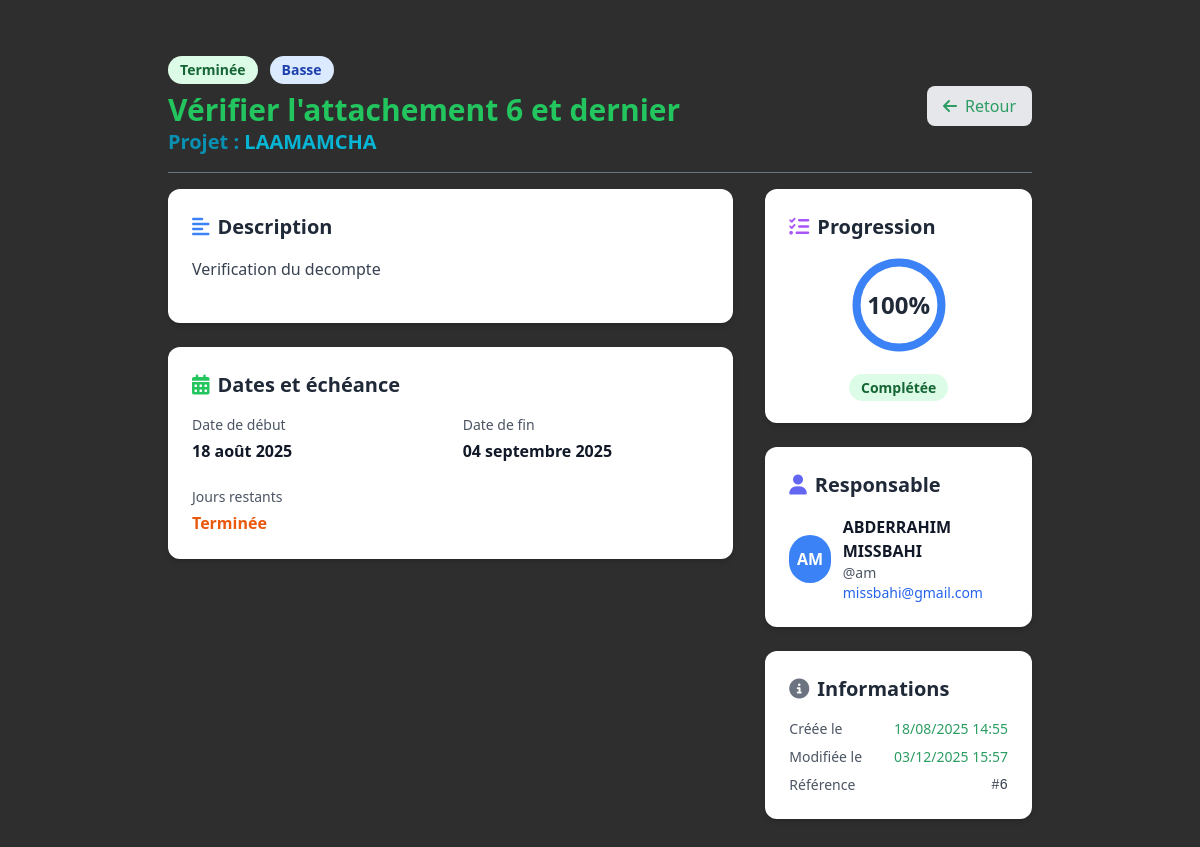
Screenshot of /taches/6/ with the database file from the repository.
### projets/models/projet.py (models this page shows, shortened)
class Tache(models.Model):
    PRIORITE = [
        ('BASSE', 'Basse'),
        ('NORMALE', 'Normale'),
        ('HAUTE', 'Haute'),
        ('URGENTE', 'Urgente'),
    ]
    projet = models.ForeignKey('Projet', on_delete=models.CASCADE)
    titre = models.CharField(max_length=200)
    description = models.TextField()
    date_debut = models.DateField()
    date_fin = models.DateField()
    priorite = models.CharField(max_length=10, choices=PRIORITE, default='NORMALE')
    responsable = models.ForeignKey(User, on_delete=models.SET_NULL, null=True)
    terminee = models.BooleanField(default=False)
    avancement = models.PositiveIntegerField(default=0)
    created_at = models.DateTimeField(auto_now_add=True)
    updated_at = models.DateTimeField(auto_now=True)
    class Meta:
        verbose_name = _("Tâche")
        verbose_name_plural = _("Tâches")
        ordering = ['date_fin']
    @property
    def jours_restants(self):
        if self.date_fin:
            return (self.date_fin - date.today()).days
        return None

class Projet(models.Model):
    TYPE_PROJET = [
        ('VRD', 'Voirie et Réseaux Divers'),
        ('ROUTE', 'Route'),
        ('PONT', 'Pont'),
        ('BATIMENT', 'Bâtiment'),
        ('CONSTRUCTION', 'Construction'),
        ('ASSAINISSEMENT EP', 'Assainissement EP'),
        ('ASSAINISSEMENT EU', 'Assainissement EU'),
        ('ASSAINISSEMENT', 'Assainissement'),
        ('ADDUCTION_EAU_POTABLE', "Adduction d'eau potable"),
        ('EQUIPEMENT', 'Équipement'),
        ('AMENAGEMENT', 'Aménagement'),
        ('GENIE_CIVIL', 'Génie Civil'),
        ('TRAVAUX_PUBLICS', 'Travaux Publics'),
        ('ELECTRICITE', 'Électricité'),
        ('HYDRAULIQUE', 'Hydraulique'),
        ('TELECOMMUNICATION', 'Télécommunication'),
        ('ENVIRONNEMENT', 'Environnement'),
        ('URBANISME', 'Urbanisme'),
        ('ESPACE_PUBLIC', 'Espace Public'),
        ('PLACE_PUBLIQUE', 'Place Publique'),
        ('ESPACE_VERT', 'Espace Vert'),
        ('TERRAINS_SPORTIFS', 'Terrins Sportifs'),
        ('TERRAINS_PROXIMITES', 'Terrains Proximités'),
        ('AUTRE', 'Autre'),
    ]
    class Statut(models.TextChoices):
        APPEL_OFFRE = 'AO', _("Appel d'offre")
        EN_ETUDE = 'ETUDE', _('En étude')
        EN_ATTENTE = 'ATTENTE', _('En attente')
        EN_DEMARRAGE = 'DEM', _('En démarrage')
        EN_COURS = 'COURS', _('En cours')
        EN_ARRET = 'ARRET', _('En arrêt')
        EN_RECEPTION = 'RECEP', _('En réception')
        EN_RECEPTION_PROVISOIRE = 'RECEP_PROV', _('En réception provisoire')
        EN_RECEPTION_DEFINITIVE = 'RECEP_DEF', _('En réception définitive')
        RECEPTION_PROVISOIRE = 'RP', _('Réception provisoire')
        RECEPTION_DEFINITIVE = 'RD', _('Réception définitive')
        CLOTURE = 'CLO', _('Clôturé')
    type_projet = models.CharField(_("Type de projet"), max_length=50, choices=TYPE_PROJET, default='VRD', null=True, blank=True)
    nom = models.CharField(_("Nom du projet"), max_length=50)
    objet = models.TextField(_("Objet du marché"), max_length=200)
    numero = models.CharField(_("Numéro du marché"), max_length=100, unique=True)
    maitre_ouvrage = models.CharField(_("Maître d'ouvrage"), max_length=200)
    localisation = models.CharField(_("Localisation"), max_length=200)
    users = models.ManyToManyField(settings.AUTH_USER_MODEL, verbose_name=_("Utilisateurs"), blank=True, related_name='projets')
    revisable = models.BooleanField(_("Revisable"), default=False, null=True, blank=True)
    montant = models.DecimalField(_("Montant estimé (DH)"), max_digits=12, decimal_places=2, null=True, blank=True)
    montant_soumission = models.DecimalField(_("Montant de la soumission (DH)"), max_digits=12, decimal_places=2, null=True, blank=True)
    statut = models.CharField(_("Statut"), max_length=15, choices=Statut.choices, default=Statut.APPEL_OFFRE)
    date_debut = models.DateField(_("Date de début prévue"), null=True, blank=True)
    delai = models.IntegerField(_("Délai (jours)"), null=True, blank=True, default=0)
    date_creation = models.DateTimeField(_("Date d'enregistrement"), auto_now_add=True)
    avancement = models.DecimalField(_("Avancement (%)"), max_digits=5, decimal_places=2, default=0.0)
    entreprise = models.ForeignKey('Entreprise', on_delete=models.SET_NULL, null=True, blank=True, verbose_name=_("Entreprise adjudicataire"))
    appel_offre = models.OneToOneField('AppelOffre', on_delete=models.SET_NULL, null=True, blank=True, related_name='projet_associe')
    revisable = models.BooleanField(_("Revisable"), null=True, blank=True, default=False)
    epoque_base = models.DateField(_("Epoque de base"), null=True, blank=True)
    a_traiter = models.BooleanField(_("À traiter (appel d'offre)"), null=True, blank=True, default=False)
    en_retard = models.BooleanField(_("En retard"), null=True, blank=True, default=False)
    reception_validee = models.BooleanField(_("Réception validée"), null=True, blank=True, default=False)
    date_reception = models.DateField(_("Date de réception"), null=True, blank=True)
    date_limite_soumission = models.DateField(_("Date limite de soumission"), null=True, blank=True)
    class Meta:
        verbose_name = _("Projet")
        verbose_name_plural = _("Projets")
        ordering = ['-date_creation']

### projets/views/views.py (the view, shortened to what this page needs)
# urls.py: path('taches/<int:pk>/', views.DetailTacheView.as_view(), name='detail_tache'),
class DetailTacheView(DetailView):
    model = Tache
    queryset = Tache.objects.select_related('projet', 'responsable')
    template_name = 'projets/taches/tache_details.html'
    context_object_name = 'tache'  # Important pour le template HTML
    def get_context_data(self, **kwargs):
        context = super().get_context_data(**kwargs)
        context['now'] = timezone.now()
        tache = self.object
        context['priorite_display'] = tache.get_priorite_display()
        context['est_en_retard'] = tache.date_fin and tache.date_fin < timezone.now().date() and not tache.terminee
        return context
    def get(self, request, *args, **kwargs):
        self.object = self.get_object()
        return super().get(request, *args, **kwargs)

### projets/templates/projets/taches/tache_details.html (shortened to what this page needs)
{% extends 'projets/base.html' %}
{% load static %}
{% block content %}
<div class="max-w-4xl mx-auto px-4 py-8">
    <div class="flex flex-col sm:flex-row justify-between items-start sm:items-center gap-4 mb-4 border-gray-500 border-b">
        <div class="flex-1">
            <div class="flex items-center gap-3 mb-2">
                <span class="px-3 py-1 rounded-full text-sm font-semibold
                    {% if tache.terminee %}bg-green-100 text-green-800
                    {% elif tache.jours_restants < 0 %}bg-red-100 text-red-800
                    {% elif tache.jours_restants < 3 %}bg-orange-100 text-orange-800
                    {% else %}bg-blue-100 text-blue-800{% endif %}">
                    {% if tache.terminee %}Terminée
                    {% elif tache.jours_restants < 0 %}En retard
                    {% else %}En cours{% endif %}
                </span>
                <span class="px-3 py-1 rounded-full text-sm font-semibold
                    {% if tache.priorite == 'URGENTE' %}bg-red-600 text-white
                    {% elif tache.priorite == 'HAUTE' %}bg-orange-500 text-white
                    {% elif tache.priorite == 'BASSE' %}bg-blue-100 text-blue-800
                    {% else %}bg-gray-100 text-gray-800{% endif %}">
                    {{ tache.get_priorite_display }}
                </span>
            </div>
            <h1 class="text-3xl font-bold text-green-500">{{ tache.titre }}</h1>
             <div class="text-xl font-semibold mb-4 text-cyan-600">
              <span>Projet : </span>
                <a href="{% url 'projets:dashboard' tache.projet.pk %}" class="text-cyan-500 hover:text-cyan-600">
                    {{ tache.projet.nom }}
                </a>
             </div>
        </div>
        <div class="flex gap-2 mb-4">
            <a href="{% url 'projets:liste_taches' %}"
               class="bg-gray-200 hover:bg-gray-300 px-4 py-2 rounded-lg flex items-center transition-colors">
                <i class="fas fa-arrow-left mr-2"></i> Retour
            </a>
        </div>
    </div>
    <div class="grid grid-cols-1 lg:grid-cols-3 gap-8">
        <div class="lg:col-span-2">
            <div class="bg-white rounded-xl shadow-md p-6 mb-6">
                <h2 class="text-xl font-semibold text-gray-800 mb-4 flex items-center">
                    <i class="fas fa-align-left mr-2 text-blue-500"></i>
                    Description
                </h2>
                <div class="prose max-w-none text-gray-700">
                    {{ tache.description|linebreaks }}
                </div>
            </div>
            <div class="bg-white rounded-xl shadow-md p-6">
                <h2 class="text-xl font-semibold text-gray-800 mb-4 flex items-center">
                    <i class="fas fa-calendar-alt mr-2 text-green-500"></i>
                    Dates et échéance
                </h2>
                <div class="grid grid-cols-1 md:grid-cols-2 gap-6">
                    <div>
                        <p class="text-sm text-gray-600 mb-1">Date de début</p>
                        <p class="font-semibold text-gray-900">{{ tache.date_debut|date:"d F Y" }}</p>
                    </div>
                    <div>
                        <p class="text-sm text-gray-600 mb-1">Date de fin</p>
                        <p class="font-semibold text-gray-900 {% if tache.jours_restants < 0 and not tache.terminee %}text-red-600{% endif %}">
                            {{ tache.date_fin|date:"d F Y" }}
                        </p>
                    </div>
                    <div class="md:col-span-2">
                        <p class="text-sm text-gray-600 mb-1">Jours restants</p>
                        <p class="font-semibold {% if tache.jours_restants < 0 and not tache.terminee %}text-red-600{% elif tache.jours_restants < 3 %}text-orange-600{% else %}text-green-600{% endif %}">
                            {% with jours_retard=tache.jours_restants|stringformat:"d"|cut:"-" %}
                            {% if tache.terminee %}Terminée
                            {% elif tache.jours_restants < 0 %}{{ jours_retard }} jour(s) de retard
                            {% else %}{{ tache.jours_restants }} jour(s) restant(s){% endif %}
                            {% endwith %}
                        </p>
                    </div>
                </div>
            </div>
        </div>
        <div class="space-y-6">
            <div class="bg-white rounded-xl shadow-md p-6">
                <h2 class="text-xl font-semibold text-gray-800 mb-4 flex items-center">
                    <i class="fas fa-tasks mr-2 text-purple-500"></i>
                    Progression
                </h2>
                <div class="text-center mb-4">
                    <div class="inline-block relative">
                        <svg class="w-24 h-24" viewBox="0 0 36 36">
                            <path d="M18 2.0845
                                a 15.9155 15.9155 0 0 1 0 31.831
                                a 15.9155 15.9155 0 0 1 0 -31.831"
                                fill="none"
                                stroke="#eee"
                                stroke-width="3"
                            />
                            <path d="M18 2.0845
                                a 15.9155 15.9155 0 0 1 0 31.831
                                a 15.9155 15.9155 0 0 1 0 -31.831"
                                fill="none"
                                stroke="#3b82f6"
                                stroke-width="3"
                                stroke-dasharray="{{ tache.avancement }}, 100"
                            />
                        </svg>
                        <span class="absolute top-1/2 left-1/2 transform -translate-x-1/2 -translate-y-1/2 text-2xl font-bold text-gray-800">
                            {{ tache.avancement }}%
                        </span>
                    </div>
                </div>
                <div class="text-center">
                    <span class="px-3 py-1 rounded-full text-sm font-semibold
                        {% if tache.avancement == 100 %}bg-green-100 text-green-800
                        {% elif tache.avancement >= 75 %}bg-blue-100 text-blue-800
                        {% elif tache.avancement >= 50 %}bg-yellow-100 text-yellow-800
                        {% else %}bg-gray-100 text-gray-800{% endif %}">
                        {% if tache.avancement == 100 %}Complétée
                        {% elif tache.avancement >= 75 %}Bien avancée
                        {% elif tache.avancement >= 50 %}En progression
                        {% else %}Débutée{% endif %}
                    </span>
                </div>
            </div>
            <div class="bg-white rounded-xl shadow-md p-6">
                <h2 class="text-xl font-semibold text-gray-800 mb-4 flex items-center">
                    <i class="fas fa-user mr-2 text-indigo-500"></i>
                    Responsable
                </h2>
                {% if tache.responsable %}
                <div class="flex items-center gap-3">
                    <div class="w-12 h-12 bg-blue-500 rounded-full flex items-center justify-center text-white font-semibold">
                        {{ tache.responsable.first_name|first }}{{ tache.responsable.last_name|first }}
                    </div>
                    <div>
                        <p class="font-semibold text-gray-900">
                            {{ tache.responsable.get_full_name }}
                        </p>
                        <p class="text-sm text-gray-600">@{{ tache.responsable.username }}</p>
                        <p class="text-sm text-blue-600">{{ tache.responsable.email }}</p>
                    </div>
                </div>
                {% else %}
                <p class="text-gray-500 italic">Aucun responsable assigné</p>
                {% endif %}
            </div>
            <div class="bg-white rounded-xl shadow-md p-6">
                <h2 class="text-xl font-semibold text-gray-800 mb-4 flex items-center">
                    <i class="fas fa-info-circle mr-2 text-gray-500"></i>
                    Informations
                </h2>
                <div class="space-y-2 text-sm">
                    <div class="flex justify-between">
                        <span class="text-gray-600">Créée le</span>
                        <span class="font-medium">{{ tache.created_at|date:"d/m/Y H:i" }}</span>
                    </div>
                    <div class="flex justify-between">
                        <span class="text-gray-600">Modifiée le</span>
                        <span class="font-medium">{{ tache.updated_at|date:"d/m/Y H:i" }}</span>
                    </div>
                    <div class="flex justify-between">
                        <span class="text-gray-600">Référence</span>
                        <span class="font-mono text-gray-700">#{{ tache.id }}</span>
                    </div>
                </div>
            </div>
        </div>
    </div>
</div>
{% endblock %}

### projets/templates/projets/taches/tache_details.html (style rules this page uses)
.prose { line-height: 1.6; }
.prose p { margin-bottom: 1rem; }

### rows the page displays
Tache: priorite "Basse", titre "Vérifier l'attachement 6 et dernier", projet.nom "LAAMAMCHA", description "Verification du decompte", date_debut "18 août 2025", date_fin "04 septembre 2025", avancement "100", responsable.first_name|first "A", responsable.last_name|first "M", responsable.get_full_name "ABDERRAHIM MISSBAHI", responsable.username "am", responsable.email "missbahi@gmail.com", created_at "18/08/2025 14:55", updated_at "03/12/2025 15:57", id "6"
